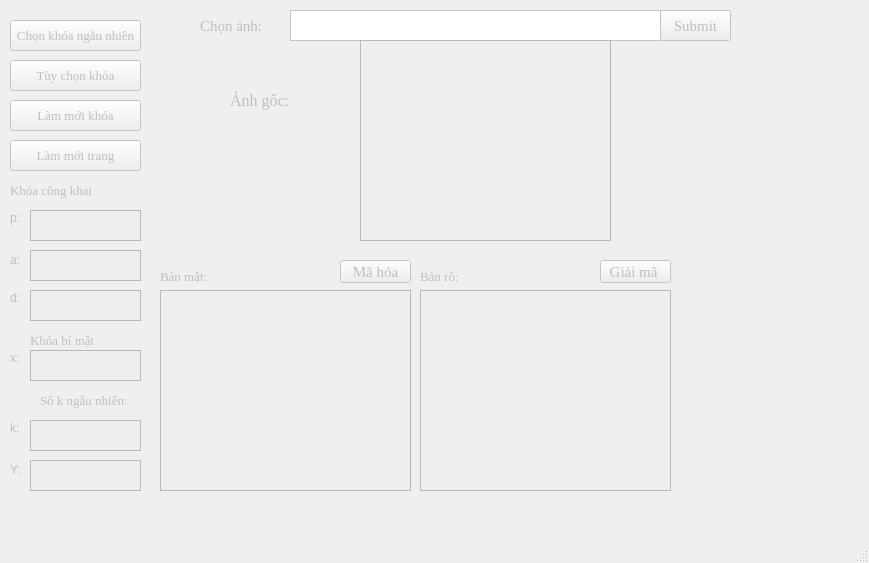
<?xml version="1.0" encoding="UTF-8"?>
<ui version="4.0">
 <class>ELGAMAL</class>
 <widget class="QMainWindow" name="ELGAMAL">
  <property name="enabled">
   <bool>false</bool>
  </property>
  <property name="geometry">
   <rect>
    <x>0</x>
    <y>0</y>
    <width>869</width>
    <height>563</height>
   </rect>
  </property>
  <property name="windowTitle">
   <string>ELGAMAL</string>
  </property>
  <property name="autoFillBackground">
   <bool>false</bool>
  </property>
  <property name="styleSheet">
   <string notr="true">background-image: url(:/image/New folder/1.jpg);</string>
  </property>
  <widget class="QWidget" name="centralwidget">
   <widget class="QPushButton" name="khoangaunhien">
    <property name="geometry">
     <rect>
      <x>10</x>
      <y>20</y>
      <width>131</width>
      <height>31</height>
     </rect>
    </property>
    <property name="font">
     <font>
      <family>Times New Roman</family>
      <pointsize>10</pointsize>
     </font>
    </property>
    <property name="styleSheet">
     <string notr="true">background-image: url(:/newPrefix/C:/Users/huyna/Dropbox/PC/Downloads/Hinh-Nen-Trang-10.jpg);</string>
    </property>
    <property name="text">
     <string>Chọn khóa ngẫu nhiên</string>
    </property>
   </widget>
   <widget class="QPushButton" name="chonkhoa">
    <property name="geometry">
     <rect>
      <x>10</x>
      <y>60</y>
      <width>131</width>
      <height>31</height>
     </rect>
    </property>
    <property name="font">
     <font>
      <family>Times New Roman</family>
      <pointsize>10</pointsize>
     </font>
    </property>
    <property name="styleSheet">
     <string notr="true">background-image: url(:/newPrefix/C:/Users/huyna/Dropbox/PC/Downloads/Hinh-Nen-Trang-10.jpg);</string>
    </property>
    <property name="text">
     <string>Tùy chọn khóa</string>
    </property>
   </widget>
   <widget class="QPushButton" name="lammoikhoa">
    <property name="geometry">
     <rect>
      <x>10</x>
      <y>100</y>
      <width>131</width>
      <height>31</height>
     </rect>
    </property>
    <property name="font">
     <font>
      <family>Times New Roman</family>
      <pointsize>10</pointsize>
     </font>
    </property>
    <property name="styleSheet">
     <string notr="true">background-image: url(:/newPrefix/C:/Users/huyna/Dropbox/PC/Downloads/Hinh-Nen-Trang-10.jpg);</string>
    </property>
    <property name="text">
     <string>Làm mới khóa</string>
    </property>
   </widget>
   <widget class="QPushButton" name="lammoitrang">
    <property name="geometry">
     <rect>
      <x>10</x>
      <y>140</y>
      <width>131</width>
      <height>31</height>
     </rect>
    </property>
    <property name="font">
     <font>
      <family>Times New Roman</family>
      <pointsize>10</pointsize>
     </font>
    </property>
    <property name="styleSheet">
     <string notr="true">background-image: url(:/newPrefix/C:/Users/huyna/Dropbox/PC/Downloads/Hinh-Nen-Trang-10.jpg);</string>
    </property>
    <property name="text">
     <string>Làm mới trang</string>
    </property>
   </widget>
   <widget class="QLabel" name="label_16">
    <property name="geometry">
     <rect>
      <x>200</x>
      <y>10</y>
      <width>91</width>
      <height>31</height>
     </rect>
    </property>
    <property name="font">
     <font>
      <family>Times New Roman</family>
      <pointsize>11</pointsize>
     </font>
    </property>
    <property name="styleSheet">
     <string notr="true">background-image: url(:/newPrefix/C:/Users/huyna/Dropbox/PC/Downloads/Hinh-Nen-Trang-10.jpg);</string>
    </property>
    <property name="text">
     <string>Chọn ảnh:</string>
    </property>
   </widget>
   <widget class="QTextBrowser" name="textBrowser">
    <property name="geometry">
     <rect>
      <x>290</x>
      <y>10</y>
      <width>371</width>
      <height>31</height>
     </rect>
    </property>
    <property name="styleSheet">
     <string notr="true">border-color: rgb(255, 255, 255);
background-image: url(:/newPrefix/C:/Users/huyna/Dropbox/PC/Downloads/Hinh-Nen-Trang-10.jpg);
background-color: rgb(255, 255, 255);</string>
    </property>
   </widget>
   <widget class="QPushButton" name="submit">
    <property name="geometry">
     <rect>
      <x>660</x>
      <y>10</y>
      <width>71</width>
      <height>31</height>
     </rect>
    </property>
    <property name="font">
     <font>
      <family>Times New Roman</family>
      <pointsize>11</pointsize>
     </font>
    </property>
    <property name="styleSheet">
     <string notr="true">background-image: url(:/newPrefix/C:/Users/huyna/Dropbox/PC/Downloads/Hinh-Nen-Trang-10.jpg);</string>
    </property>
    <property name="text">
     <string>Submit</string>
    </property>
   </widget>
   <widget class="QGraphicsView" name="anhgoc">
    <property name="geometry">
     <rect>
      <x>360</x>
      <y>40</y>
      <width>251</width>
      <height>201</height>
     </rect>
    </property>
    <property name="styleSheet">
     <string notr="true">background-image: url(:/newPrefix/C:/Users/huyna/Dropbox/PC/Downloads/Hinh-Nen-Trang-10.jpg);</string>
    </property>
   </widget>
   <widget class="QLabel" name="label">
    <property name="geometry">
     <rect>
      <x>10</x>
      <y>180</y>
      <width>131</width>
      <height>21</height>
     </rect>
    </property>
    <property name="font">
     <font>
      <family>Times New Roman</family>
      <pointsize>10</pointsize>
     </font>
    </property>
    <property name="styleSheet">
     <string notr="true">background-image: url(:/newPrefix/C:/Users/huyna/Dropbox/PC/Downloads/Hinh-Nen-Trang-10.jpg);</string>
    </property>
    <property name="text">
     <string>Khóa công khai</string>
    </property>
   </widget>
   <widget class="QLabel" name="label_2">
    <property name="geometry">
     <rect>
      <x>10</x>
      <y>210</y>
      <width>21</width>
      <height>16</height>
     </rect>
    </property>
    <property name="text">
     <string>p:</string>
    </property>
   </widget>
   <widget class="QLabel" name="label_3">
    <property name="geometry">
     <rect>
      <x>10</x>
      <y>250</y>
      <width>20</width>
      <height>20</height>
     </rect>
    </property>
    <property name="text">
     <string>a:</string>
    </property>
   </widget>
   <widget class="QTextEdit" name="p">
    <property name="geometry">
     <rect>
      <x>30</x>
      <y>210</y>
      <width>111</width>
      <height>31</height>
     </rect>
    </property>
    <property name="styleSheet">
     <string notr="true">background-image: url(:/newPrefix/C:/Users/huyna/Dropbox/PC/Downloads/Hinh-Nen-Trang-10.jpg);</string>
    </property>
   </widget>
   <widget class="QTextEdit" name="a">
    <property name="geometry">
     <rect>
      <x>30</x>
      <y>250</y>
      <width>111</width>
      <height>31</height>
     </rect>
    </property>
    <property name="styleSheet">
     <string notr="true">background-image: url(:/newPrefix/C:/Users/huyna/Dropbox/PC/Downloads/Hinh-Nen-Trang-10.jpg);</string>
    </property>
   </widget>
   <widget class="QTextEdit" name="d">
    <property name="geometry">
     <rect>
      <x>30</x>
      <y>290</y>
      <width>111</width>
      <height>31</height>
     </rect>
    </property>
    <property name="styleSheet">
     <string notr="true">background-image: url(:/newPrefix/C:/Users/huyna/Dropbox/PC/Downloads/Hinh-Nen-Trang-10.jpg);</string>
    </property>
   </widget>
   <widget class="QLabel" name="label_4">
    <property name="geometry">
     <rect>
      <x>10</x>
      <y>290</y>
      <width>21</width>
      <height>16</height>
     </rect>
    </property>
    <property name="text">
     <string>d:</string>
    </property>
   </widget>
   <widget class="QLabel" name="label_5">
    <property name="geometry">
     <rect>
      <x>30</x>
      <y>330</y>
      <width>111</width>
      <height>20</height>
     </rect>
    </property>
    <property name="font">
     <font>
      <family>Times New Roman</family>
      <pointsize>10</pointsize>
     </font>
    </property>
    <property name="styleSheet">
     <string notr="true">background-image: url(:/newPrefix/C:/Users/huyna/Dropbox/PC/Downloads/Hinh-Nen-Trang-10.jpg);</string>
    </property>
    <property name="text">
     <string>Khóa bí mật</string>
    </property>
   </widget>
   <widget class="QTextEdit" name="x">
    <property name="geometry">
     <rect>
      <x>30</x>
      <y>350</y>
      <width>111</width>
      <height>31</height>
     </rect>
    </property>
    <property name="styleSheet">
     <string notr="true">background-image: url(:/newPrefix/C:/Users/huyna/Dropbox/PC/Downloads/Hinh-Nen-Trang-10.jpg);</string>
    </property>
   </widget>
   <widget class="QLabel" name="label_6">
    <property name="geometry">
     <rect>
      <x>10</x>
      <y>350</y>
      <width>21</width>
      <height>16</height>
     </rect>
    </property>
    <property name="text">
     <string>x:</string>
    </property>
   </widget>
   <widget class="QTextEdit" name="k">
    <property name="geometry">
     <rect>
      <x>30</x>
      <y>420</y>
      <width>111</width>
      <height>31</height>
     </rect>
    </property>
    <property name="styleSheet">
     <string notr="true">background-image: url(:/newPrefix/C:/Users/huyna/Dropbox/PC/Downloads/Hinh-Nen-Trang-10.jpg);
</string>
    </property>
   </widget>
   <widget class="QLabel" name="label_7">
    <property name="geometry">
     <rect>
      <x>40</x>
      <y>390</y>
      <width>101</width>
      <height>20</height>
     </rect>
    </property>
    <property name="font">
     <font>
      <family>Times New Roman</family>
      <pointsize>10</pointsize>
     </font>
    </property>
    <property name="styleSheet">
     <string notr="true">background-image: url(:/newPrefix/C:/Users/huyna/Dropbox/PC/Downloads/Hinh-Nen-Trang-10.jpg);</string>
    </property>
    <property name="text">
     <string>Số k ngẫu nhiên:</string>
    </property>
   </widget>
   <widget class="QTextEdit" name="y">
    <property name="geometry">
     <rect>
      <x>30</x>
      <y>460</y>
      <width>111</width>
      <height>31</height>
     </rect>
    </property>
    <property name="styleSheet">
     <string notr="true">background-image: url(:/newPrefix/C:/Users/huyna/Dropbox/PC/Downloads/Hinh-Nen-Trang-10.jpg);</string>
    </property>
   </widget>
   <widget class="QLabel" name="label_8">
    <property name="geometry">
     <rect>
      <x>10</x>
      <y>420</y>
      <width>21</width>
      <height>16</height>
     </rect>
    </property>
    <property name="text">
     <string>k:</string>
    </property>
   </widget>
   <widget class="QLabel" name="label_9">
    <property name="geometry">
     <rect>
      <x>10</x>
      <y>460</y>
      <width>20</width>
      <height>20</height>
     </rect>
    </property>
    <property name="text">
     <string>Y:</string>
    </property>
   </widget>
   <widget class="QPlainTextEdit" name="banmat">
    <property name="geometry">
     <rect>
      <x>160</x>
      <y>290</y>
      <width>251</width>
      <height>201</height>
     </rect>
    </property>
   </widget>
   <widget class="QPlainTextEdit" name="banro">
    <property name="geometry">
     <rect>
      <x>420</x>
      <y>290</y>
      <width>251</width>
      <height>201</height>
     </rect>
    </property>
   </widget>
   <widget class="QPushButton" name="mahoa">
    <property name="geometry">
     <rect>
      <x>340</x>
      <y>260</y>
      <width>71</width>
      <height>23</height>
     </rect>
    </property>
    <property name="font">
     <font>
      <family>Times New Roman</family>
      <pointsize>11</pointsize>
     </font>
    </property>
    <property name="text">
     <string>Mã hóa</string>
    </property>
   </widget>
   <widget class="QLabel" name="label_11">
    <property name="geometry">
     <rect>
      <x>160</x>
      <y>270</y>
      <width>47</width>
      <height>13</height>
     </rect>
    </property>
    <property name="font">
     <font>
      <family>Times New Roman</family>
      <pointsize>10</pointsize>
     </font>
    </property>
    <property name="text">
     <string>Bản mật:</string>
    </property>
   </widget>
   <widget class="QLabel" name="label_13">
    <property name="geometry">
     <rect>
      <x>230</x>
      <y>80</y>
      <width>71</width>
      <height>41</height>
     </rect>
    </property>
    <property name="font">
     <font>
      <family>Times New Roman</family>
      <pointsize>12</pointsize>
     </font>
    </property>
    <property name="styleSheet">
     <string notr="true">background-image: url(:/newPrefix/C:/Users/huyna/Dropbox/PC/Downloads/Hinh-Nen-Trang-10.jpg);</string>
    </property>
    <property name="text">
     <string>Ảnh gốc:</string>
    </property>
   </widget>
   <widget class="QLabel" name="label_10">
    <property name="geometry">
     <rect>
      <x>420</x>
      <y>270</y>
      <width>47</width>
      <height>13</height>
     </rect>
    </property>
    <property name="font">
     <font>
      <family>Times New Roman</family>
      <pointsize>10</pointsize>
     </font>
    </property>
    <property name="text">
     <string>Bản rõ:</string>
    </property>
   </widget>
   <widget class="QPushButton" name="giaima">
    <property name="geometry">
     <rect>
      <x>600</x>
      <y>260</y>
      <width>71</width>
      <height>23</height>
     </rect>
    </property>
    <property name="font">
     <font>
      <family>Times New Roman</family>
      <pointsize>11</pointsize>
     </font>
    </property>
    <property name="text">
     <string>Giải mã </string>
    </property>
   </widget>
  </widget>
  <widget class="QStatusBar" name="statusbar"/>
 </widget>
 <resources>
  <include location="background.qrc"/>
  <include location="image.qrc"/>
 </resources>
 <connections/>
</ui>
